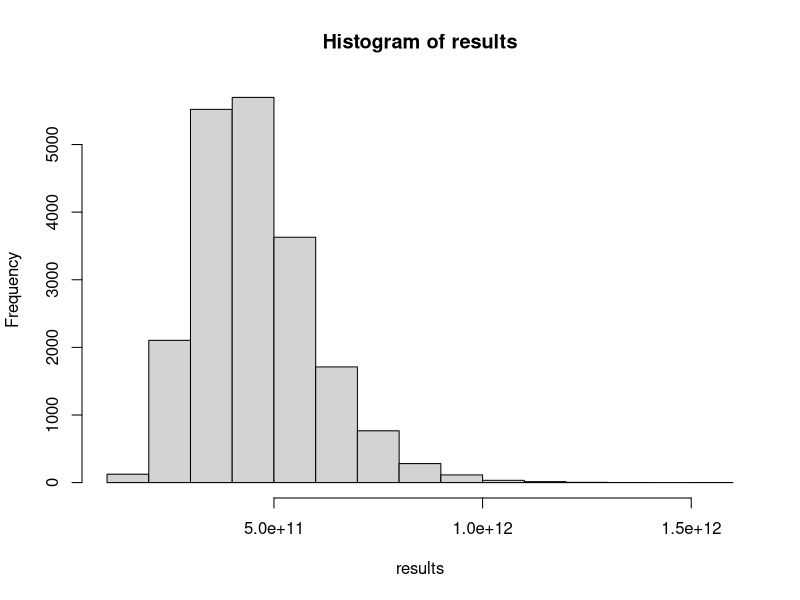
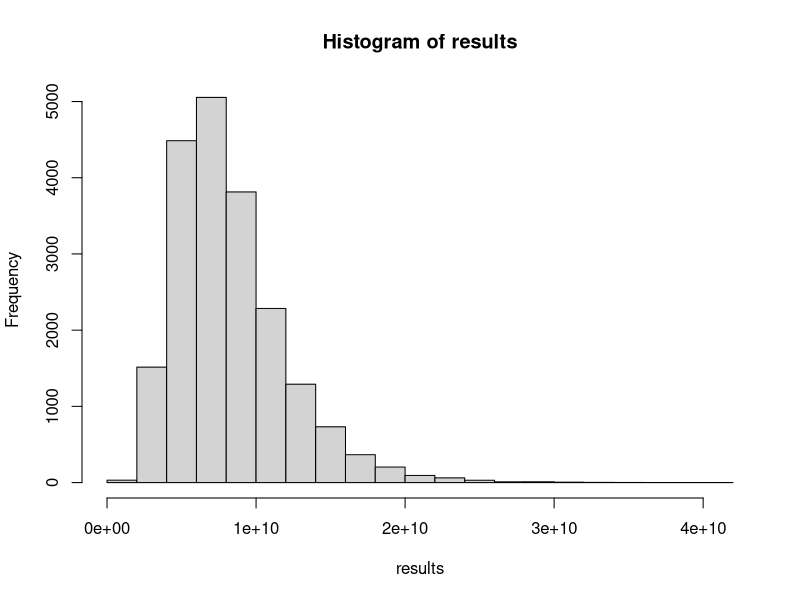
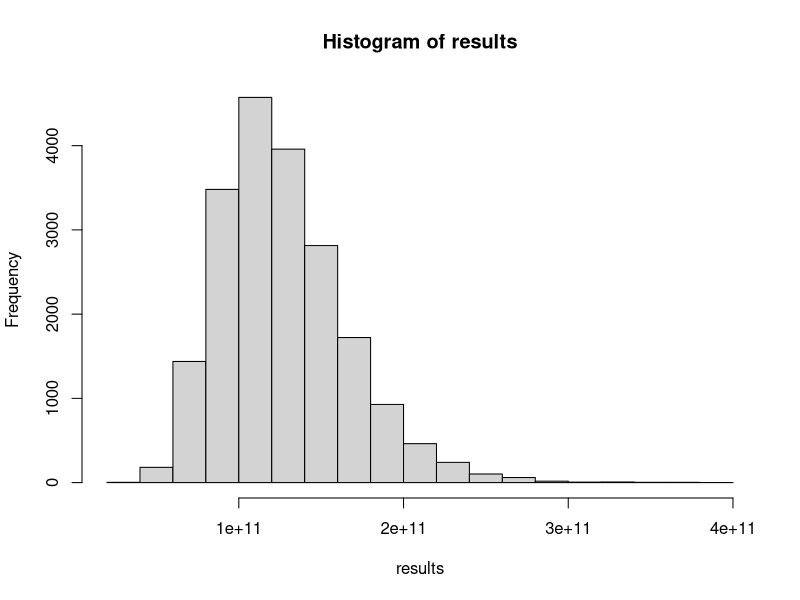
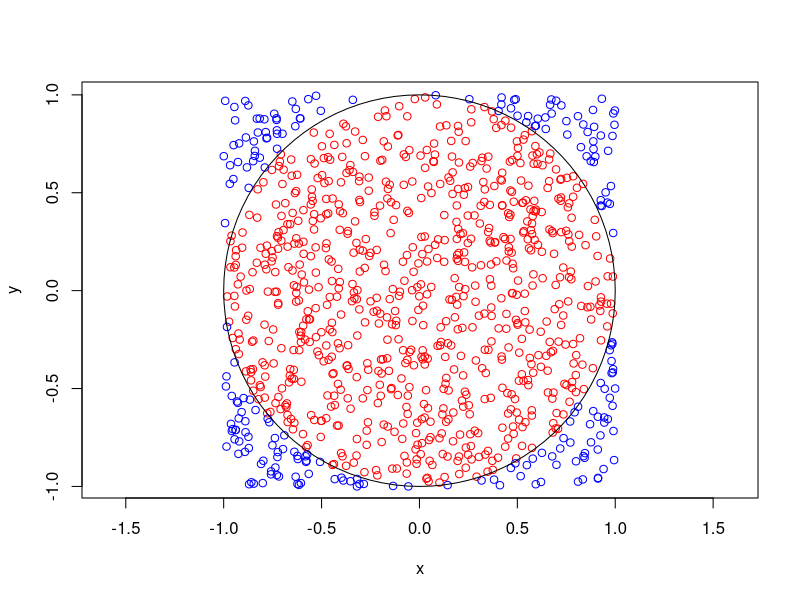

Here is the R script that generated these plots, in order:
# Investing in Portfolio ----

rm(list = ls())
results = replicate(20000, {
  value = 10000
  for (year in 1:30) {
    value = value * (1 + rnorm(1, mean = 0.8, sd = 0.10))
  }
  value
})

hist(results)
mean(results)

# Investing in Portfolio with 2 Securities ----

rm(list = ls())
results = replicate(20000, {
  value = 10000
  for (year in 1:30) {
    value = value * (1 + 0.55*rnorm(1, mean = 0.8, sd = 0.10) 
                     + 0.45*rnorm(1, mean = 0.3, sd = 0.25))
  }
  value
})

hist(results)
mean(results)

# Investing in Portfolio with 2 Securities (Different Weights) ----

rm(list = ls())
results = replicate(20000, {
  value = 10000
  for (year in 1:30) {
    value = value * (1 + 0.85*rnorm(1, mean = 0.8, sd = 0.10) 
                     + 0.15*rnorm(1, mean = 0.3, sd = 0.25))
  }
  value
})

hist(results)
mean(results)

# Rolling a Fair Die ----

rm(list = ls())
results = replicate(20000, {
  n = 0
  i = runif(1, min = 0, max = 6)
  if (0 <= i & i < 1) {n = 1}
  if (1 <= i & i < 2) {n = 2}
  if (2 <= i & i < 3) {n = 3}
  if (3 <= i & i < 4) {n = 4}
  if (4 <= i & i < 5) {n = 5}
  if (5 <= i & i < 6) {n = 6}
  n
})

mean(results)

# Rolling a Biased Die ----

rm(list = ls())
pmf = c(0.15, 0.45, 0.05, 0.15, 0.10, 0.10)
cdf = cumsum(pmf)
results = replicate(20000, {
  n = 0
  i = runif(1, min = 0, max = 1)
  if (i < cdf[1]) {n = 1}
  if (cdf[1] <= i & i < cdf[2]) {n = 2}
  if (cdf[2] <= i & i < cdf[3]) {n = 3}
  if (cdf[3] <= i & i < cdf[4]) {n = 4}
  if (cdf[4] <= i & i < cdf[5]) {n = 5}
  if (cdf[5] <= i) {n = 6}
  n
})

calculated.mean = pmf %*% c(1:6)
empirical.mean = mean(results)

# Estimating PI ----

rm(list = ls())
library(plotrix)
# Area of Circle = pi * r^2
# Area of Square = 4 * r^2
# Ratio = 0.25 * pi

npoints = 1000
x = runif(npoints, min = -1, max = 1)
y = runif(npoints, min = -1, max = 1)
pts = cbind(x=x, y=y)

# Equation of the circle: x^2 + y^2 = 1

inside = x^2 + y^2 < 1

pi.estimate = 4*sum(inside)/npoints

pts.in = pts[which(inside==1),]
pts.out = pts[which(inside==0),]

plot(pts.in, col = "red", asp=1)
points(pts.out, col = "blue", asp=1)
draw.circle(0, 0, 1)

